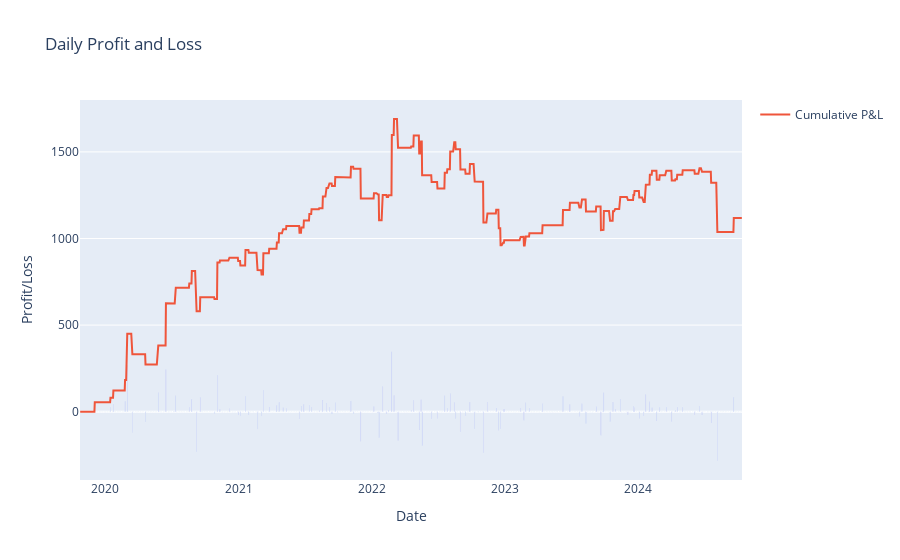

The cell this chart's notebook holds for it:
### Code cell
fig_pnl

### Figure 1 — Plotly figure (JSON) as saved in the notebook; plotly's stock layout.template omitted (floating-point values rounded to 4 significant figures; data arrays with more than 128 entries replaced by an {"elided": "..."} marker saying what was removed)
{"data": [{"alignmentgroup": "True", "hovertemplate": "date=%{x}<br>profit_loss=%{y}<extra></extra>", "legendgroup": "", "marker": {"color": "#636efa", "pattern": {"shape": ""}}, "name": "", "offsetgroup": "", "orientation": "v", "showlegend": false, "textposition": "auto", "type": "bar", "x": {"elided": "1249 str values"}, "xaxis": "x", "y": {"elided": "1249 float values"}, "yaxis": "y"}, {"mode": "lines", "name": "Cumulative P&L", "type": "scatter", "x": {"elided": "1249 str values"}, "y": {"elided": "1249 float values"}}], "layout": {"barmode": "relative", "legend": {"tracegroupgap": 0}, "title": {"text": "Daily Profit and Loss"}, "xaxis": {"anchor": "y", "domain": [0, 1], "title": {"text": "Date"}}, "yaxis": {"anchor": "x", "domain": [0, 1], "title": {"text": "Profit/Loss"}}}}
